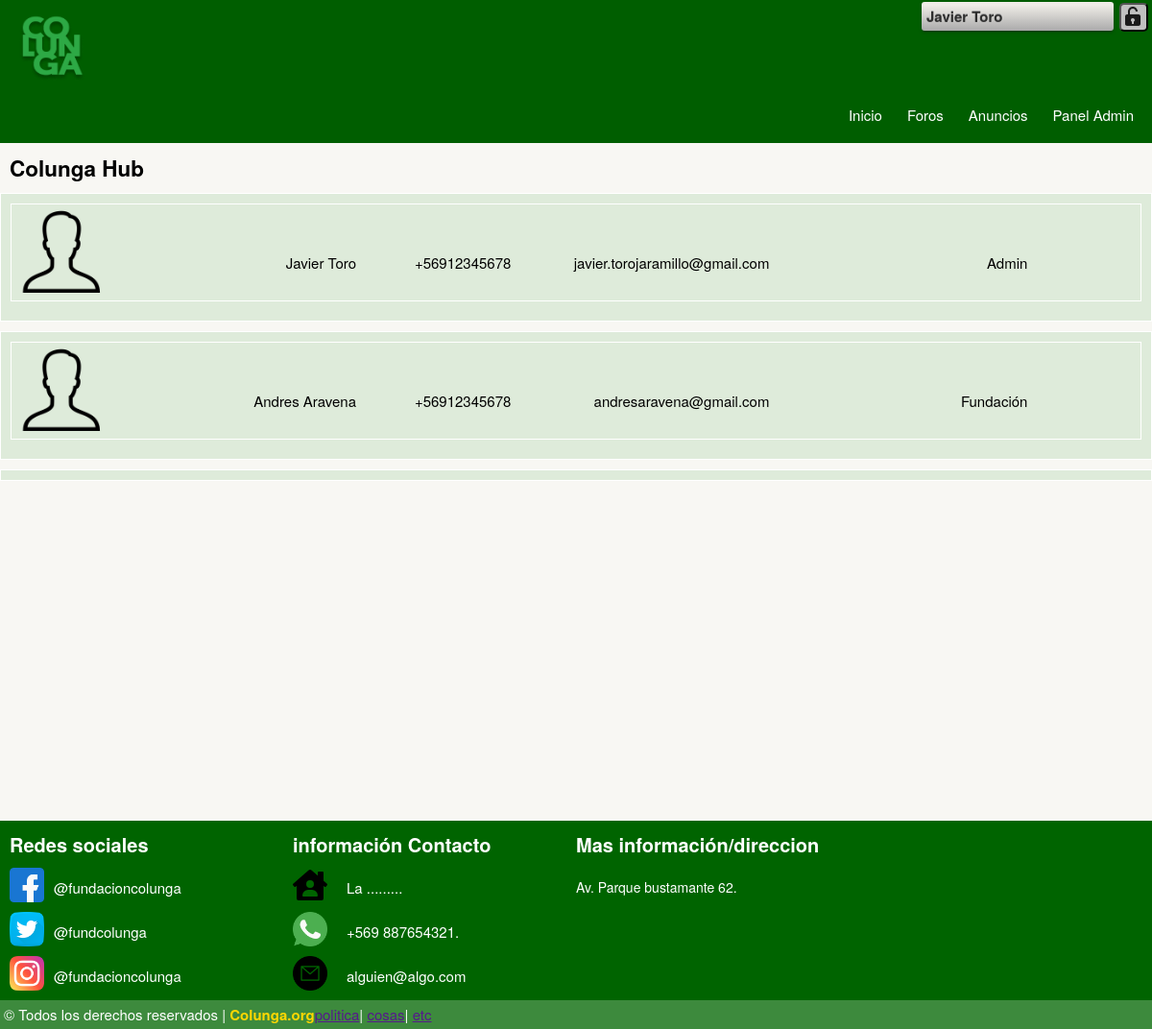
Page /colungahub/ (signed in) on the committed database.
### editadmin/models.py (models this page shows)
class Miembro(models.Model):
    user=models.OneToOneField(User,on_delete=models.CASCADE)
    cargo=models.CharField(max_length=20)
    organizacion=models.CharField(max_length=200)
    telefono=models.CharField(max_length=12)

### inicio/views.py (the view)
# urls.py: path('colungahub/',inicio.hub,name='hub'),
def hub(request,redir=""):
    usuario =User.objects.get(id=request.user.id)
    username=usuario.first_name+" "+usuario.last_name
    if request.method == 'POST':
        if request.POST.get("btn_logout")=="logout":
            logout(request)
            return redirect('main')
    usuarioslist = []
    listusuaux = []
    usuorg = Miembro.objects.filter(cargo='Representante' or 'representante')
    usuarios=User.objects.exclude(is_active=False).all()
    orglist=[]
    for usuario in usuorg:
        if usuario.organizacion not in orglist:
            orglist.append(usuario.organizacion)
        else:
            pass
    for i in orglist:
        for usuario in usuorg:
            if usuario.organizacion==i:
                listusuaux.append(usuario)
            else:
                pass
        usuarioslist.append(listusuaux)
        listusuaux=[]
    listusuaux=[]
    finallist=[]
    for org in usuarioslist:
        for usu in org:
            for usua in usuarios:
                if usu.user_id==usua.id:
                    listusuaux.append([usua.first_name+" "+usua.last_name,usu.telefono,usua.email,usu.organizacion])
                else:
                    pass
        finallist.append(listusuaux)
        listusuaux=[]
    rangeorglist=[str(i) for i in range(len(orglist))]
    rangeorglist=''.join(rangeorglist)
    if redir=='main.html':
        return redirect('main')
    elif redir=='addUser.html':
        return redirect('addUser')
    elif redir=='inicio.html':
        return redirect('inicio')
    elif redir=='ingreso.html':
        return redirect('ingreso')
    elif redir=='inicio-anuncios.html':
        return redirect('inicio_anuncios')
    elif redir=='inicio-topicos.html':
        return redirect('inicio_topicos')
    return render(request, 'inicio-hub.html',{
        'datos' : finallist,
        'username': username,
    })

### inicio/templates/inicio-hub.html
{% extends 'inicio-layout.html' %}
{% load static %}
{%block css-link%}
<link rel='stylesheet' type='text/css' href="{% static 'css-inicio/inicio-hub.css' %}">
{%endblock%}
{%block content %}
    <div class="titlelist">
        <h1>Colunga Hub</h1>
    </div>
    <div class="contentlist">
        {% for Rorg in datos %}
            <div class="org">
                {% for usu in Rorg %}
                <div class="repre">
                    <img class="img" src="{% static 'img/userimg.png'%}"/>
                    <div class=datos>
                        <label class="nombre">{{usu.0}}</label>
                        <label class="telefono">{{usu.1}}</label>
                        <label class="correo">{{usu.2}}</label>
                        <label class="organizacion">{{usu.3}}</label>
                    </div>
                </div>
                {%endfor%}
            </div>
        {%endfor%}
    </div>
{%endblock%}

### inicio/static/css-inicio/inicio-layout.css (style rules this page uses)
* { margin: 0; padding: 0; box-sizing: border-box; }
body { display: flex; flex-flow: column nowrap; height: 100%; width: 100%; font-family: "Helvetica Neue",Helvetica,Arial,sans-serif; font-size: 15px; }

### inicio/static/css-inicio/inicio-hub.css (style rules this page uses)
.titlelist { margin-top: 10px; margin-left:10px; }
.contentlist { display: flex; flex-direction: column; }
.org { background-color: rgba(1, 134, 1, 0.1); border: 1px solid #fff; margin-top: 10px; padding: 10px; padding-top:0; }
.repre { display: flex; margin-top:10px; margin-bottom: 10px; border: 1px solid #fff; }
.repre label { margin: 10px; margin-top: 40px; }
.datos { width: 92%; display: grid; grid-template-columns: 25% 15% 25% 25%; margin-top: 10px; }
.nombre { text-align: end; }
.telefono { text-align: end; }
.correo { text-align: end; margin-left: 10px; }
.organizacion { text-align: end; }
.img { width:100px; height: 100px; }

### rows in the picture
Miembro: telefono "+56912345678", organizacion "Admin"
Miembro: telefono "+56912345678", organizacion "Fundación"

### other values in the picture
{{ username }} "Javier Toro"
{{ usu.0 }} "Javier Toro" "Andres Aravena"
{{ usu.2 }} "javier.torojaramillo@gmail.com" "andresaravena@gmail.com"
